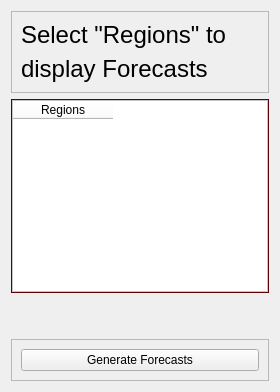
            <widget class="QWidget" name="Forecasting_page">
             <layout class="QVBoxLayout" name="verticalLayout_8">
              <item alignment="Qt::AlignTop">
               <widget class="QFrame" name="frame_15">
                <property name="frameShape">
                 <enum>QFrame::StyledPanel</enum>
                </property>
                <property name="frameShadow">
                 <enum>QFrame::Raised</enum>
                </property>
                <layout class="QVBoxLayout" name="verticalLayout_23">
                 <item>
                  <widget class="QLabel" name="label_7">
                   <property name="styleSheet">
                    <string notr="true">font-size:24px</string>
                   </property>
                   <property name="text">
                    <string>Select &quot;Regions&quot; to</string>
                   </property>
                   <property name="alignment">
                    <set>Qt::AlignJustify|Qt::AlignVCenter</set>
                   </property>
                   <property name="wordWrap">
                    <bool>true</bool>
                   </property>
                  </widget>
                 </item>
                 <item>
                  <widget class="QLabel" name="label_8">
                   <property name="styleSheet">
                    <string notr="true">font-size:24px</string>
                   </property>
                   <property name="text">
                    <string>display Forecasts</string>
                   </property>
                  </widget>
                 </item>
                </layout>
               </widget>
              </item>
              <item alignment="Qt::AlignVCenter">
               <widget class="QFrame" name="frame_6">
                <property name="sizePolicy">
                 <sizepolicy hsizetype="Preferred" vsizetype="Expanding">
                  <horstretch>0</horstretch>
                  <verstretch>0</verstretch>
                 </sizepolicy>
                </property>
                <property name="styleSheet">
                 <string notr="true">background-color:#7A0006;
color:rgb(0, 0, 0)</string>
                </property>
                <property name="frameShape">
                 <enum>QFrame::StyledPanel</enum>
                </property>
                <property name="frameShadow">
                 <enum>QFrame::Raised</enum>
                </property>
                <layout class="QVBoxLayout" name="verticalLayout_16">
                 <property name="spacing">
                  <number>0</number>
                 </property>
                 <property name="leftMargin">
                  <number>0</number>
                 </property>
                 <property name="topMargin">
                  <number>0</number>
                 </property>
                 <property name="rightMargin">
                  <number>0</number>
                 </property>
                 <property name="bottomMargin">
                  <number>0</number>
                 </property>
                 <item>
                  <widget class="QTableWidget" name="ForecastTable">
                   <property name="styleSheet">
                    <string notr="true">background-color:rgb(255, 255, 255)
</string>
                   </property>
                   <column>
                    <property name="text">
                     <string>Regions</string>
                    </property>
                   </column>
                  </widget>
                 </item>
                </layout>
               </widget>
              </item>
              <item>
               <spacer name="verticalSpacer_4">
                <property name="orientation">
                 <enum>Qt::Vertical</enum>
                </property>
                <property name="sizeHint" stdset="0">
                 <size>
                  <width>20</width>
                  <height>40</height>
                 </size>
                </property>
               </spacer>
              </item>
              <item alignment="Qt::AlignBottom">
               <widget class="QFrame" name="frame_5">
                <property name="frameShape">
                 <enum>QFrame::StyledPanel</enum>
                </property>
                <property name="frameShadow">
                 <enum>QFrame::Raised</enum>
                </property>
                <layout class="QVBoxLayout" name="verticalLayout_9">
                 <item>
                  <widget class="QPushButton" name="Generate_Forecast_btn">
                   <property name="text">
                    <string>Generate Forecasts</string>
                   </property>
                   <property name="icon">
                    <iconset>
                     <activeoff>:/icons/project_icons/codepen.svg</activeoff>
                    </iconset>
                   </property>
                   <property name="iconSize">
                    <size>
                     <width>41</width>
                     <height>41</height>
                    </size>
                   </property>
                  </widget>
                 </item>
                </layout>
               </widget>
              </item>
             </layout>
            </widget>
